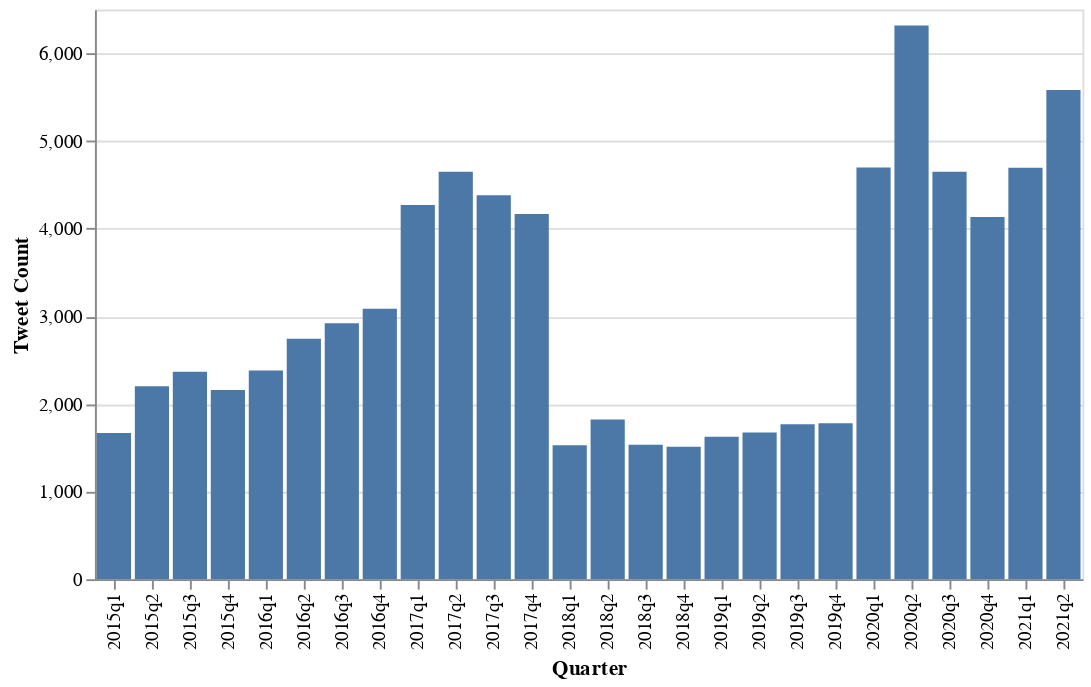

Notebook source saved alongside this figure:
### Markdown cell above
### Data examination - FYI
- I may have under collected data in 2018 and 2019

### Code cell
alt.Chart(
    pd.DataFrame(woke_df.Quarter.value_counts()).reset_index().rename(
        columns={'index': 'Quarter', 'Quarter': 'Tweet Count'}
    )
).mark_bar().encode(
    x='Quarter',
    y='Tweet Count'
)

### Figure 1 — Vega-Lite specification as saved in the notebook (floating-point values rounded to 4 significant figures)
{"config": {"view": {"continuousWidth": 400, "continuousHeight": 300}}, "data": {"name": "data-b18141b4f8be4ba6aff31e9f16424e2b"}, "mark": "bar", "encoding": {"x": {"type": "nominal", "field": "Quarter"}, "y": {"type": "quantitative", "field": "Tweet Count"}}, "$schema": "https://vega.github.io/schema/vega-lite/v4.8.1.json", "datasets": {"data-b18141b4f8be4ba6aff31e9f16424e2b": [{"Quarter": "2020q2", "Tweet Count": 6317}, {"Quarter": "2021q2", "Tweet Count": 5581}, {"Quarter": "2020q1", "Tweet Count": 4697}, {"Quarter": "2021q1", "Tweet Count": 4694}, {"Quarter": "2020q3", "Tweet Count": 4649}, {"Quarter": "2017q2", "Tweet Count": 4649}, {"Quarter": "2017q3", "Tweet Count": 4381}, {"Quarter": "2017q1", "Tweet Count": 4269}, {"Quarter": "2017q4", "Tweet Count": 4167}, {"Quarter": "2020q4", "Tweet Count": 4132}, {"Quarter": "2016q4", "Tweet Count": 3086}, {"Quarter": "2016q3", "Tweet Count": 2920}, {"Quarter": "2016q2", "Tweet Count": 2743}, {"Quarter": "2016q1", "Tweet Count": 2380}, {"Quarter": "2015q3", "Tweet Count": 2368}, {"Quarter": "2015q2", "Tweet Count": 2202}, {"Quarter": "2015q4", "Tweet Count": 2160}, {"Quarter": "2018q2", "Tweet Count": 1823}, {"Quarter": "2019q4", "Tweet Count": 1779}, {"Quarter": "2019q3", "Tweet Count": 1769}, {"Quarter": "2019q2", "Tweet Count": 1673}, {"Quarter": "2015q1", "Tweet Count": 1669}, {"Quarter": "2019q1", "Tweet Count": 1626}, {"Quarter": "2018q3", "Tweet Count": 1534}, {"Quarter": "2018q1", "Tweet Count": 1528}, {"Quarter": "2018q4", "Tweet Count": 1512}]}}
